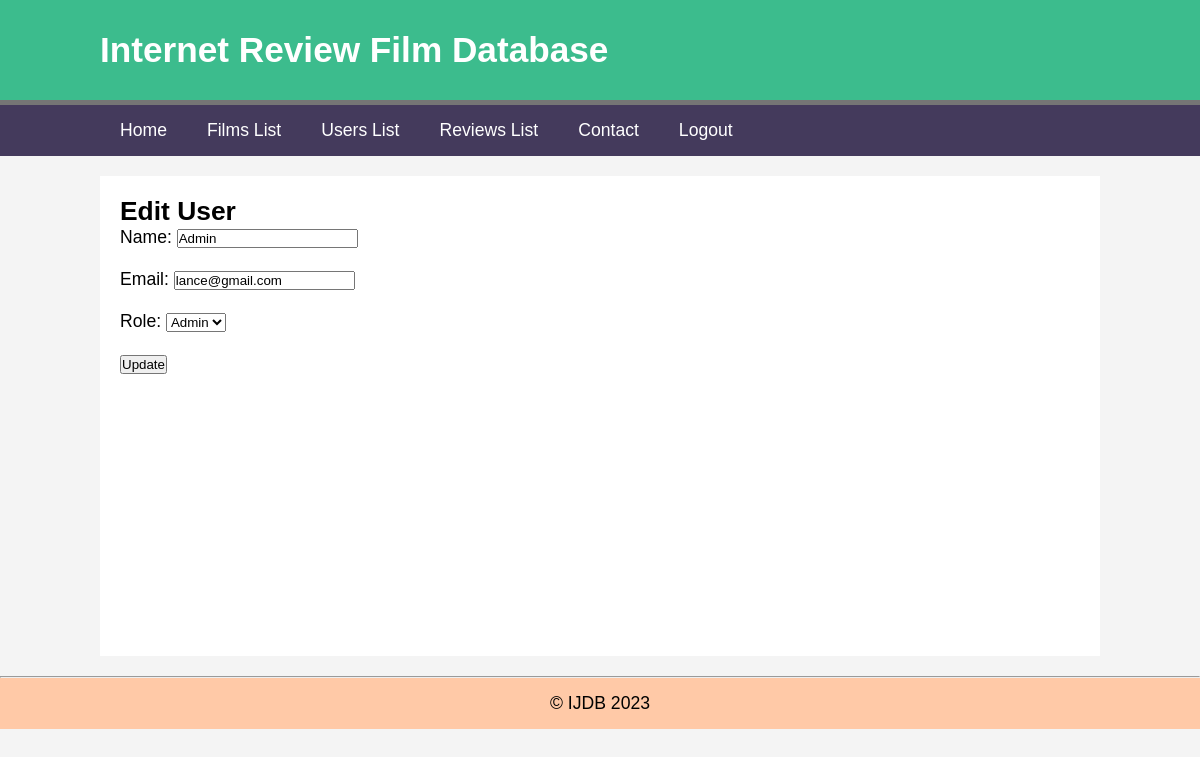
/admin/edituser.php?id=1 (signed in), run on the app's committed database.
### tables this page shows
CREATE TABLE `users` (
  `id` int(11) NOT NULL,
  `name` varchar(100) NOT NULL,
  `email` varchar(150) NOT NULL,
  `password` varchar(255) NOT NULL,
  `role` enum('admin','user') NOT NULL DEFAULT 'user',
  `created_at` timestamp NOT NULL DEFAULT current_timestamp()
);

### admin/edituser.php (called while the page is built, shortened)
<?php
try {
    if (isset($_POST["name"])) {
        include __DIR__ . '/../includes/DatabaseConnection.php';
        $id = $_POST["id"] ?? '';
        $name = $_POST["name"] ?? '';
        $email = $_POST["email"] ?? '';
        $role = $_POST["role"] ?? '';
        if (empty($name) || empty($email)) {
            $error = "Fields required";
            $user = [
                'id' => $id,
                'name' => $name,
                'email' => $email,
                'role' => $role
            ];
        } else {
            $stmt = $pdo->prepare("UPDATE users
                                   SET name = :name, email = :email, role = :role
                                   WHERE id = :id");
            $stmt->execute([
                ':name' => $name,
                ':email' => $email,
                ':role' => strtolower(trim($role)),
                ':id' => $id
            ]);
            header("location: users.php");
            exit();
        }
    } else {
        include __DIR__ . '/../includes/DatabaseConnection.php';
        $id = $_GET["id"];
        $stmt = $pdo->prepare("SELECT * FROM users WHERE id = :id");
        $stmt->bindValue(':id', $id);
        $stmt->execute();
        $user = $stmt->fetch();
    }
    include 'templates/edituser.html.php';
} catch (PDOException $e) {
    $title = 'Error';
    $output = 'Error: ' . $e->getMessage();
}
include 'templates/layout.html.php';
?>

### admin/templates/edituser.html.php (the view, shortened to what this page needs)
<h2>Edit User</h2>
<form method="post">
Name: <input type="text" name="name" value="<?= htmlspecialchars($user["name"]) ?>"><br><br>
Email: <input type="email" name="email" value="<?= htmlspecialchars($user["email"]) ?>"><br><br>
Role:
<select name="role">
<option value="admin" <?= $user["role"] == "admin" ? "selected" : "" ?>>Admin</option>
</select>
<br><br>
<input type="submit" value="Update">
</form>

### admin/review.css (style rules this page uses)
* { margin: 0; padding: 0; box-sizing: border-box; }
body { font-family: Arial, Helvetica, sans-serif; font-size: 1.1em; background-color: #f4f4f4; }

### data on the page
users: name "Admin", email "lance@gmail.com", role "Admin"
